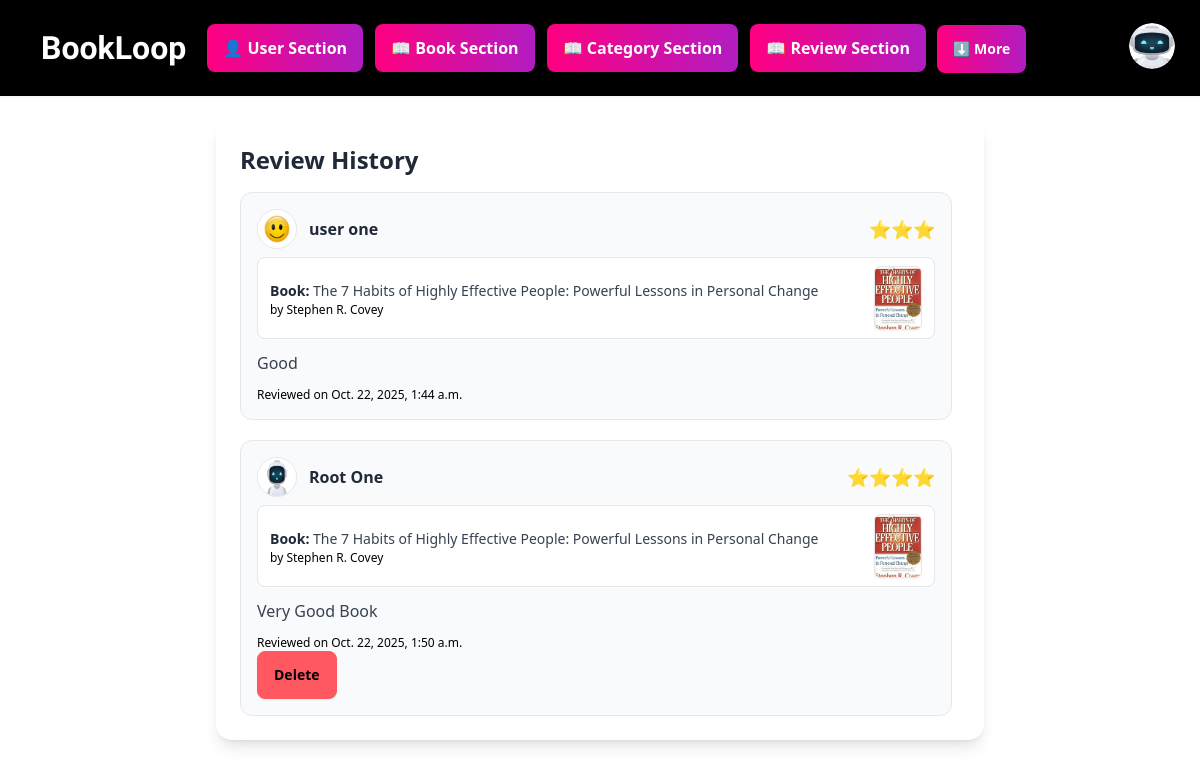
The page /review/all_review_history (signed in) on the database its author committed.
### users/models.py (models this page shows, shortened)
class User(models.Model):
    user=models.OneToOneField(User,related_name="user_acc",on_delete=models.CASCADE)
    email=models.EmailField(unique=True,null=True)
    contact_no=models.CharField(max_length=11,unique=True,null=True)
    borrowed_books=models.ManyToManyField(Book, related_name='borrowed_books', blank=True)
    gender=models.CharField(max_length=20,choices=GENDER,null=True)
    deposit_date=models.DateField(auto_now_add=True,null=True)
    balance=models.DecimalField(decimal_places=2,max_digits=12,default=0,null=True)
    dob=models.DateField(null=True)
    joining_time=models.DateTimeField(auto_now=True,null=True)
    user_image=models.ImageField(upload_to="user_image",null=True,blank=True)
    user_type=models.CharField(choices=USER_TYPE,null=True,default="USER")

### reviews/models.py (models this page shows)
class Review(models.Model):
    user=models.ForeignKey(User,related_name="user_reviews",on_delete=models.CASCADE)
    book=models.ForeignKey(Book,related_name="book_reviews",on_delete=models.CASCADE)
    borrow_record=models.OneToOneField(Borrow_record,null=True,related_name="borrow_reviews",on_delete=models.CASCADE)
    rating=models.CharField(choices=RATING,null=True)
    comment=models.TextField(null=True,blank=True)
    review_image=models.ImageField(upload_to="review_image",null=True,blank=True)
    created_at=models.DateTimeField(auto_now_add=True)

### books/models.py (models this page shows)
class Book(models.Model):
    title=models.CharField(max_length=150)
    description=models.TextField(null=True)
    author=models.CharField(max_length=150,null=True)
    add_date=models.DateTimeField(auto_now_add=True,null=True)
    borrow_price=models.DecimalField(decimal_places=2,max_digits=12,null=True)
    book_image=models.ImageField(upload_to="book_image",null=True)
    added_by=models.ForeignKey(UserModel,related_name="user_add",on_delete=models.CASCADE)
    category=models.ManyToManyField(CategoryModel,related_name="book_categories")
    quantity=models.IntegerField(null=True)
    total_borrowed_time=models.IntegerField(default=0,null=True)

### reviews/views.py (the view)
# urls.py: path("all_review_history",allReviewHistory,name="all_review_history"),
def allReviewHistory(r):
    if r.user.is_authenticated and (r.user.user_acc.user_type=="ADMINISTRATOR" or r.user.user_acc.user_type=="SUPER_USER"):
       reviews=Review.objects.all()
       return render(r,"review_history.html",{"reviews":reviews})
    else:
        return redirect("login")

### reviews/templates/review_history.html (shortened to what this page needs)
{% extends 'base.html' %}
{% block content %}
<div class="w-full max-w-3xl mx-auto mt-10 bg-white rounded-2xl shadow-lg p-6">
  <h2 class="text-2xl font-bold mb-4 text-gray-800">Review History</h2>
  <div class="overflow-y-auto max-h-[70vh] space-y-5 pr-2">
    {% for review in reviews %}
    <div class="border rounded-xl p-4 bg-gray-50 hover:bg-gray-100 transition">
      <div class="flex items-center justify-between mb-2">
        <div class="flex items-center space-x-3">
          <img src="{{review.user.user_acc.user_image.url}}" alt="User" class="w-10 h-10 rounded-full border" />
          <div>
            <p class="font-semibold text-gray-800">{{review.user.first_name}} {{review.user.last_name}}</p>
          </div>
        </div>
        <div class="flex text-yellow-400 text-lg">
          {{review.rating}}
        </div>
      </div>
      <div class="bg-white rounded-lg border px-3 py-2 mb-3 flex items-center justify-between">
        <div>
          <a href="{% url 'specific_book' review.book.id %}" class="text-sm font-semibold text-gray-800">Book: <span class="font-normal text-gray-700">{{review.book.title}}</span></a>
          <p class="text-xs text-black">by {{review.book.author}}</p>
        </div>
        {% if review.book.book_image %}
        <img src="{{ review.book.book_image.url }}" alt="Book Cover"
             class="w-12 h-16 object-cover rounded-md border shadow-sm" />
        {% endif %}
      </div>
      <p class="text-gray-700">
        {{review.comment}}
      </p>
      <div class="mt-3 flex items-center justify-between">
        <p class="text-xs text-black">Reviewed on {{review.created_at}}</p>
      </div>
      {% if review.user == user %}
      <a href="{% url 'delete-review' review.id %}" class="btn btn-error text-black">Delete</a>
      {% endif %}
    </div>
    {% endfor %}
  </div>
</div>
{% endblock %}

### global_templates/navbar.html (shortened to what this page needs)
<div class="navbar fixed bg-black shadow-sm top-0 left-0 w-full z-50 py-4 px-6">
  <div class="navbar-start">
    <a class="btn btn-ghost text-[2rem] text-white cedarville-cursive-regular font-bold" href="{% url 'home' %}">BookLoop</a>
  </div>
  <div class="navbar-center hidden lg:flex">
     <ul class="menu menu-horizontal px-1 gap-3 flex justify-center items-center ">
      {% if user.is_authenticated %}
      {% if user.user_acc.user_type == "ADMINISTRATOR" or user.user_acc.user_type == "SUPER_USER" %}
      <li><a href="{% url 'all-user-history' %}"
          class="rainbow-hover btn btn-outline text-[1rem] hover:btn-primary hover:btn-primary bg-white text-black hover:text-white !dark:bg-white !dark:text-black">
         👤 User Section</a></li>
      <li><a href="{% url 'get-all-book' None%}"
          class="rainbow-hover btn btn-outline text-[1rem] hover:btn-primary hover:btn-primary bg-white text-black hover:text-white !dark:bg-white !dark:text-black">📖
          Book Section</a></li>
     <li><a href="{% url 'get_categories'%}"
          class="rainbow-hover btn btn-outline text-[1rem] hover:btn-primary hover:btn-primary bg-white text-black hover:text-white !dark:bg-white !dark:text-black">📖
          Category Section</a></li>
      <li><a href="{% url 'all_review_history'%}"
          class="rainbow-hover btn btn-outline text-[1rem] hover:btn-primary hover:btn-primary bg-white text-black hover:text-white !dark:bg-white !dark:text-black">📖
          Review Section</a></li>
      <div class="dropdown dropdown-end mx-[20px]">
      <div tabindex="0" role="button" class="btn btn-ghost btn-circle avatar">
        <button class="btn rainbow-hover text-white">⬇️ More</button>
      </div>
    </div>
      {% endif %}
      {% endif %}
    </ul>
  </div>
  <div class="navbar-end lg:flex">
    {% if user.is_authenticated %}
     <div class="dropdown dropdown-end">
      <div tabindex="0" role="button" class="btn btn-ghost btn-circle avatar">
        <div class="w-[150px] rounded-[50%]">
            {% if user.user_acc.user_image %}
                    <img src="{{ user.user_acc.user_image.url }}" alt="Profile Image"
                         class="w-[150px] h-[150px] rounded-full object-cover shadow-md">
                {% else %}
                    <div class="w-[150px] h-[150] flex items-center justify-center rounded-full bg-gray-200 text-gray-500 text-lg">
                        No Image
                    </div>
                {% endif %}
        </div>
      </div>
    </div>
    {% else %}
    <ul>
      <li><a href="{% url 'login' %}"
          class="rainbow-hover btn btn-outline text-[1rem] hover:btn-primary hover:btn-primary bg-white text-black hover:text-white !dark:bg-white !dark:text-black">
          Login</a></li>
    </ul>
    {% endif %}
  </div>
</div>

### static/style.css (style rules this page uses)
.cedarville-cursive-regular { font-family: "Cedarville Cursive", cursive; font-weight: 400; font-style: normal; }

### global_templates/navbar.html (style rules this page uses)
.rainbow-hover { background: linear-gradient(270deg, #ff0080, #ff8c00, #40e0d0, #8a2be2, #ff0080); background-size: 600% 600%; color: white !important; border: none !important; transition: all 0.3s ease-in-out; }

### rows shown on the page
Review: user.user_acc.user_image (picture), user.first_name "user", user.last_name "one", rating "⭐⭐⭐", book "The 7 Habits of Highly Effective People: Powerful Lessons in Personal Change", book.author "Stephen R. Covey", book.book_image (picture), comment "Good", created_at "Oct. 22, 2025, 1:44 a.m."
Review: user.user_acc.user_image (picture), user.first_name "Root", user.last_name "One", rating "⭐⭐⭐⭐", book "The 7 Habits of Highly Effective People: Powerful Lessons in Personal Change", book.author "Stephen R. Covey", book.book_image (picture), comment "Very Good Book", created_at "Oct. 22, 2025, 1:50 a.m.", shows "Delete"
